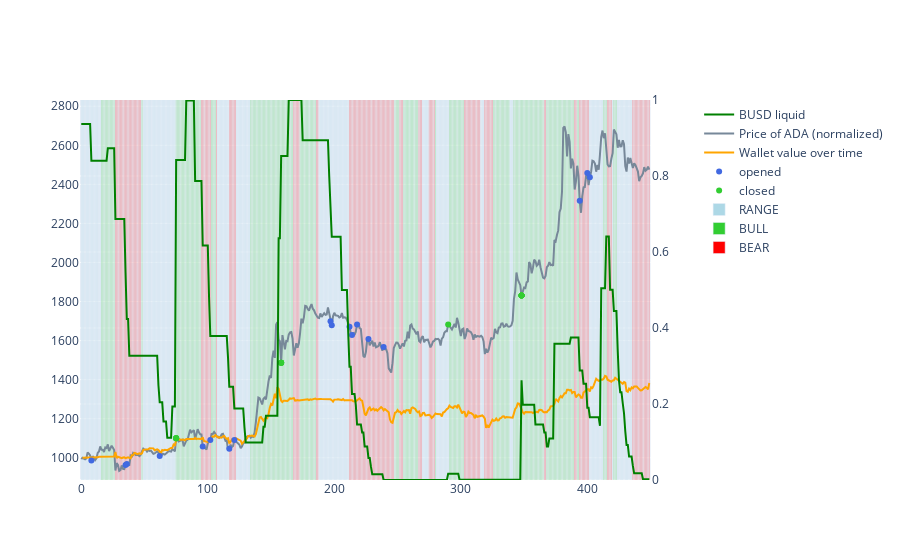

The code cell stored with this chart in its notebook:
### Code cell
import pandas as pd
import plotly.express as px
import plotly.graph_objects as go
from plotly.subplots import make_subplots

trades = pd.read_json("./backtestOrderbook.json")
signals = pd.read_json("./signals.json")
busd = pd.read_json("./busdOverTime.json")

value = pd.read_json("./tradingWalletValueOverTime.json")
value = value.drop(value[value.timestamp == 0].index)

fig = go.Figure()
fig = make_subplots(specs=[[{"secondary_y": True}]])

asset = trades.asset.unique()[0]

valueAt0 = value[value.timestamp == 1].value.values[0]
priceAt0 = signals[(signals.timestamp == 1) & ((signals.asset == asset))].price.values[0]
z = valueAt0 / priceAt0

filteredSignals = signals[signals["asset"] == asset]
filteredTrades = trades[(trades["asset"] == asset)]

colmap = {
     "closed" : "limegreen",
     "stoploss" : "red",
     "opened" : "royalblue"
 }

barmap = {
     "BULL" : "limegreen",
     "BEAR" : "red",
     "RANGE" : "lightblue",
     "UNKNOWN" : "lightgrey"
 }

# AVAILABLE FUNDS
from sklearn.preprocessing import MinMaxScaler
scaler = MinMaxScaler()
busd["valuescaled"] = scaler.fit_transform(busd["value"].values.reshape(-1,1))
fig.add_trace(
    go.Scatter(
        x=busd["timestamp"],
        y=busd["valuescaled"], mode = "lines",
        name = "BUSD liquid",
        marker = dict(color = "green")
    ), secondary_y = True)

# ASSET PRICE
fig.add_trace(
    go.Scatter(
        x=filteredSignals["timestamp"],
        y=filteredSignals["price"] * z, mode = "lines",
        name = "Price of " + asset + " (normalized)",
        marker = dict(color = "lightslategrey")
    ))



# VALUE OF WALLET
fig.add_trace(
    go.Scatter(
        x=value["timestamp"],
        y=value["value"], mode = "lines",
        name = "Wallet value over time",
        marker = dict(color = "orange")
    ), secondary_y = False)

# ORDERS
fig.add_trace(
        go.Scatter(
            x = filteredTrades["timestamp"],
            y = filteredTrades["price"] * z,
            mode = "markers",
            name = "opened",
            marker = dict(color = colmap["opened"])
        ))
for s in trades["status"].unique():
    filteredTrades = trades[(trades["asset"] == asset) & (trades["status"] == s)]
    if s != "open":
        fig.add_trace(
            go.Scatter(
                x= filteredTrades["closedPointInTime"],
                y= filteredTrades["closedAt"] * z,
                mode = "markers",
                name = s,
                marker = dict(
                        color = colmap[s]
                    )
            ))
filteredSignals["bar"] = max(filteredSignals["price"]) * z * 1.1

for b in filteredSignals["SIGNAL_ADX"].unique():
    filteredSignalsBars = filteredSignals[filteredSignals["SIGNAL_ADX"] == b]
    fig.add_trace(
            go.Bar(
                x = filteredSignalsBars["timestamp"],
                y = filteredSignalsBars["bar"],
                name = b,
                width = 0.4,
                marker = dict(color = barmap[b])),

            )
fig.update_yaxes(range = [min(filteredSignals["price"]) * z * 0.95,max(filteredSignals["price"]) * z * 1.05])
fig.update_xaxes(range = [min(filteredSignals["timestamp"]) -1, max(filteredSignals["timestamp"]) + 1])

# Secondary Axis update
fig.update_yaxes(range = [0, 1], secondary_y=True)

fig.show()

### Figure 1 — Plotly figure (JSON) as saved in the notebook; plotly's stock layout.template omitted (floating-point values rounded to 4 significant figures; data arrays with more than 128 entries replaced by an {"elided": "..."} marker saying what was removed)
{"data": [{"marker": {"color": "green"}, "mode": "lines", "name": "BUSD liquid", "type": "scatter", "x": {"elided": "450 int values"}, "xaxis": "x", "y": {"elided": "450 float values"}, "yaxis": "y2"}, {"marker": {"color": "lightslategrey"}, "mode": "lines", "name": "Price of ADA (normalized)", "type": "scatter", "x": {"elided": "450 int values"}, "y": {"elided": "450 float values"}}, {"marker": {"color": "orange"}, "mode": "lines", "name": "Wallet value over time", "type": "scatter", "x": {"elided": "449 int values"}, "xaxis": "x", "y": {"elided": "449 float values"}, "yaxis": "y"}, {"marker": {"color": "royalblue"}, "mode": "markers", "name": "opened", "type": "scatter", "x": [8, 35, 36, 62, 96, 102, 117, 121, 197, 198, 212, 214, 218, 227, 239, 394, 400, 402], "y": [985.3, 962.2, 967.8, 1009.0, 1057.0, 1090.0, 1046.0, 1090.0, 1699.0, 1679.0, 1671.0, 1629.0, 1682.0, 1609.0, 1567.0, 2316.0, 2458.0, 2437.0]}, {"marker": {"color": "limegreen"}, "mode": "markers", "name": "closed", "type": "scatter", "x": [75, 75, 75, 75, 158, 158, 158, 158, 348, 348, 348, 348, 348, 348, 290], "y": [1099.0, 1099.0, 1099.0, 1099.0, 1487.0, 1487.0, 1487.0, 1487.0, 1831.0, 1831.0, 1831.0, 1831.0, 1831.0, 1831.0, 1683.0]}, {"marker": {"color": "lightblue"}, "name": "RANGE", "type": "bar", "width": 0.4, "x": {"elided": "131 int values"}, "y": {"elided": "131 float values"}}, {"marker": {"color": "limegreen"}, "name": "BULL", "type": "bar", "width": 0.4, "x": {"elided": "179 int values"}, "y": {"elided": "179 float values"}}, {"marker": {"color": "red"}, "name": "BEAR", "type": "bar", "width": 0.4, "x": {"elided": "140 int values"}, "y": {"elided": "140 float values"}}], "layout": {"xaxis": {"anchor": "y", "domain": [0, 0.94], "range": [-1, 450]}, "yaxis": {"anchor": "x", "domain": [0, 1], "range": [885.9, 2832.0]}, "yaxis2": {"anchor": "x", "overlaying": "y", "range": [0, 1], "side": "right"}}}
